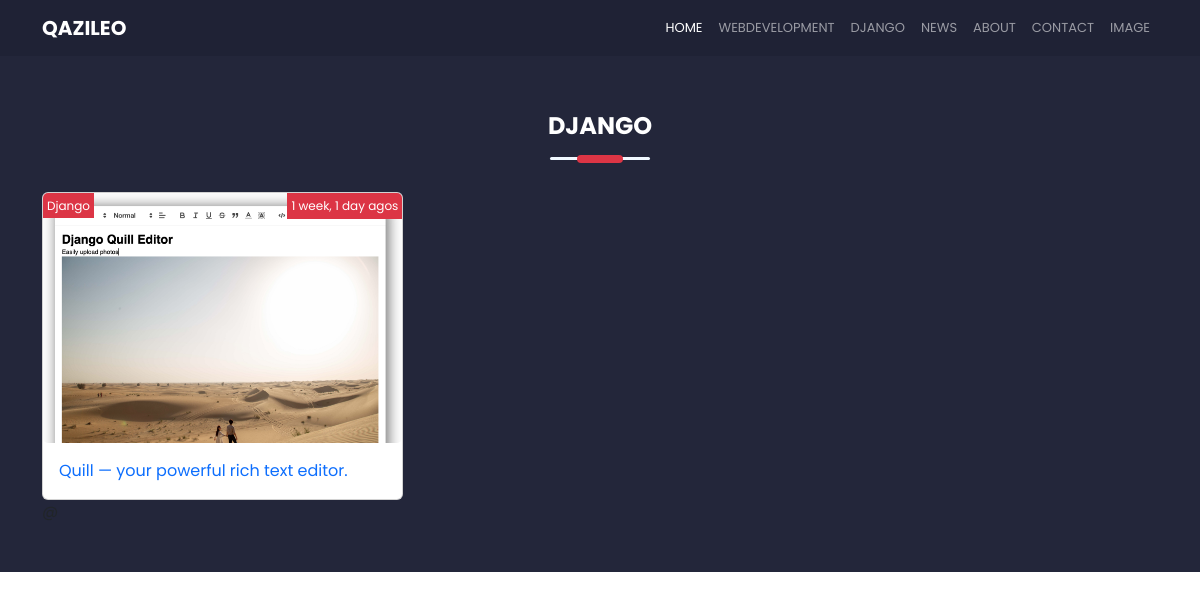
Screenshot of /category/django/ with the database file from the repository.
### base/models.py (models this page shows, shortened)
class Category(models.Model):
    name = models.CharField(max_length=255)
    slug = models.SlugField(
            default='',
            editable=False,
        )
    created = models.DateTimeField(auto_now_add=True)
    updated = models.DateTimeField(auto_now=True)
    def __str__(self):
        return self.name

class Post(models.Model):
    title = models.CharField(max_length=255)
    category = models.ForeignKey(Category,on_delete=models.CASCADE, null=True,blank=True)
    thumbnail = models.ImageField(null=True,blank=True)
    body =QuillField()
    tags = models.ManyToManyField(Tag)
    created = models.DateTimeField(auto_now_add=True)
    updated = models.DateTimeField(auto_now=True)
    feature = models.BooleanField(default=False,null=True)
    id = models.UUIDField(default=uuid.uuid4,unique=True,primary_key=True,editable=False)
    class Meta:
        ordering = ['-created']

### base/views.py (the view)
# urls.py: path('category/<str:slug>/',views.categoryView, name='categorypost' ),
def categoryView(request,slug):
    category = get_object_or_404(Category, slug=slug)
    categoryposts = Post.objects.filter(category=category)
    categories = Category.objects.all()
    context = {'categoryposts':categoryposts,'categories':categories,'slug':slug}
    return render(request,'base/categorypost.html',context)

### base/templates/base/categorypost.html (shortened to what this page needs)
<!DOCTYPE html>
{% load static %}
<html lang="en">
  <head>
    <link rel="stylesheet" href="{% static 'styles/css/main.css' %}" />
    <link
      href="https://unpkg.com/boxicons@2.1.2/css/boxicons.min.css"
      rel="stylesheet"
    />
    <link
      href="https://cdn.jsdelivr.net/npm/bootstrap@5.2.0-beta1/dist/css/bootstrap.min.css"
      rel="stylesheet"
    />
  </head>
  <body>
    {% include 'base/layouts/navbar.html' %}
<div class="bg-custom py-5">
    <div class="container">
        <div class="text-center">
            <h4 class="text-white fw-bold py-2 text-uppercase">{{slug}}</h4>
            <div class="line-span mx-auto bg-danger"></div>
            <br />
          </div>
         {% if categoryposts %}
         <div class="row g-3  rounded">
            {% for post in categoryposts %}
            <div class="col-12 col-md-4 col-lg-4">
              <div class="card">
                <div
                  class="card-img"
                  style="background-image:url({{post.thumbnail.url}});background-size:cover;"
                >
                  <span class="text-white bg-danger p-1 text"
                    >{{post.category}}</span
                  >
                  <span class="text-white bg-danger p-1 text float-end"
                    >{{post.created | timesince}} agos</span
                  >
                </div>
                <div class="card-body">
                  <a
                    href="{% url 'detail' post.id %}"
                    class="text-decoration-none"
                    >{{ post.title|truncatechars:40}}</a
                  >
                </div>
              </div>
            </div>
            {% endfor %}
          </div>
         {% endif %}
    </div>
</div>
</body>
</html>

### base/templates/base/layouts/navbar.html (shortened to what this page needs)
<div>
    <nav class="navbar navbar-dark navbar-expand-lg bg-color">
      <div class="container">
        <a class="navbar-brand fw-bold" href="{% url 'home' %}">QAZILEO</a>
        <div class="collapse navbar-collapse" id="navbarSupportedContent">
          <ul class="navbar-nav ms-auto mb-2 mb-lg-0">
            <li class="nav-item">
              <a class="nav-link active" aria-current="page" href="{% url 'home' %}">HOME</a>
            </li>
             {% for category in categories %}
            <li class="nav-item">
                <a class="nav-link text-uppercase" href="{% url 'categorypost' category|slugify %}">{{category.name}}</a>
              </li>
            {% endfor %}
            <li class="nav-item">
              <a class="nav-link" href="{% url 'home' %}#about-me">ABOUT</a>
            </li>
            <li class="nav-item">
              <a class="nav-link" href="{% url 'home' %}#contact-me">CONTACT</a>
            </li>
            <li class="nav-item">
              <a class="nav-link" href="{% url 'home' %}#image">IMAGE</a>
            </li>
          </ul>
        </div>
      </div>
    </nav>
  </div>

### static/styles/css/main.css (style rules this page uses)
body h1, h2, h3, h4, h5, h6, div, span, p, li, a { font-family: "Poppins", sans-serif; }
body ul li { font-size: 13px; }
.bg-color { background-color: #1f2235 !important; }
.text { font-size: 12px !important; }
.bg-custom { background-color: #23263a; display: flex; align-items: center; height: auto; }
.line-span { width: 46px; height: 8px; border-radius: 5px; top: -5px; position: relative; }
.card-img { height: 250px; overflow: hidden; }

### rows the page displays
Category: name "WEBDEVELOPMENT"
Category: name "DJANGO"
Category: name "NEWS"
Post: thumbnail (picture), category "Django", created "1 week, 1 day", title "Quill — your powerful rich text editor."

### other values shown
{{ slug }} "DJANGO"
